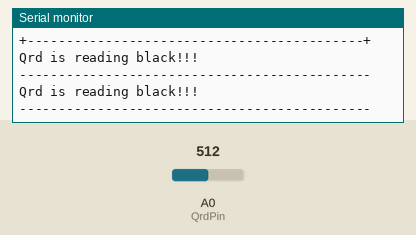
Simulated run of this sketch. Board: Arduino Uno, built with avr-gcc and run on an emulated ATmega328P. Parts: the last lines printed to the serial monitor. The inputs (shaded band) are chosen by the test bench; at power-on: A0 (QrdPin) = 512.

Above: at 1.2 s.
1.3 s: A0 (QrdPin) set to 306
At 3.0 s:
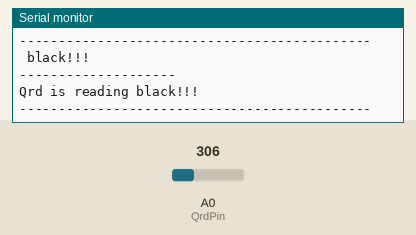
3.6 s: A0 (QrdPin) set to 0
At 5.0 s:
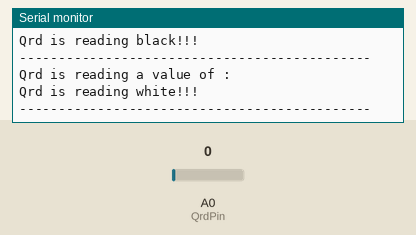
5.7 s: A0 (QrdPin) set to 20
At 7.2 s:
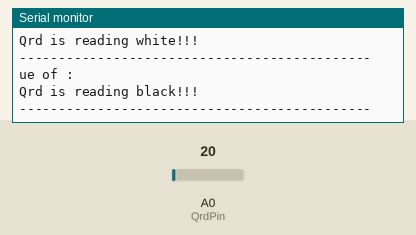
8.8 s: A0 (QrdPin) set to 306
At 9.9 s:
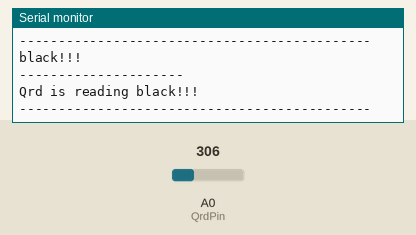

Measured:
- after the input at 1.3 s, the serial monitor: prints a new line after 0.86 s (image 1)
- after the input at 3.6 s, the serial monitor: prints a new line after 0.64 s (image 2)
- after the input at 5.7 s, the serial monitor: prints a new line after 0.62 s (image 3)
- after the input at 8.8 s, the serial monitor: prints a new line after 0.57 s (image 4)

The sketch:

qrd_example.ino
```cpp
/**
 * Author: Braden Corbold - Level IV Mechatronics McMaster University
 * Date: 01/02/2017
 */

// Use if the value doesn't change (pins, calibrated values, etc) declare them as constants!
const unsigned int QrdPin = A0; // The pin that the Qrd sensor is connected to
const unsigned int QrdThreshold = 10; // Threshold for deciding if Qrd is reading white/black.
                                      // This value will need to be calibrated (10 is not going to work!)

unsigned int QrdValue; // Global variable where the reading can be stored

// setup() will only run once. This is where you will set up your pins, Serial monitor, or anything else
// (**hint** like your 5s delay) in here.
void setup() {
  pinMode(QrdPin, INPUT);

  Serial.begin(9600); // Starts serial monitoring on port 9600
                      // Note: The serial ports on Arduino boards use pins 0 & 1 (RX & TX) for serial
                      //       communication, make sure that you DON'T use these pins for your robot

  // Use print() and println() like in java to print to Serial port
  Serial.println("+-------------------------------------------+");
  Serial.println("|            QRD Sensor Readings            |");
  Serial.println("+-------------------------------------------+");
}


// loop() is arduino's "main()" method, but is really just a while(true) {} loop. This will repeat as
// fast as possible and never stop until the arduino is reset. When setup() is finished loop() will
// be called automatically. This is where your logic will go.
void loop() {
  QrdValue = analogRead(QrdPin); // Read the current value of the analog pin. Will return a 10-bit number
                                 // Hint: This is a good way to calibrate the threshold!

  Serial.println("Qrd is reading a value of : " + QrdValue);
  if (QrdValue < QrdThreshold) {
      Serial.println("Qrd is reading white!!!");
    } else {
      Serial.print("Qrd is reading black!!!");
      Serial.print("\n");
    }
  Serial.println("---------------------------------------------");

  delay(1000); // Wait one second before next loop iteration starts
               // Note: the delay() function is BLOCKING meaning that no code will run until the delay
               //      time has completely finished.
}
```
